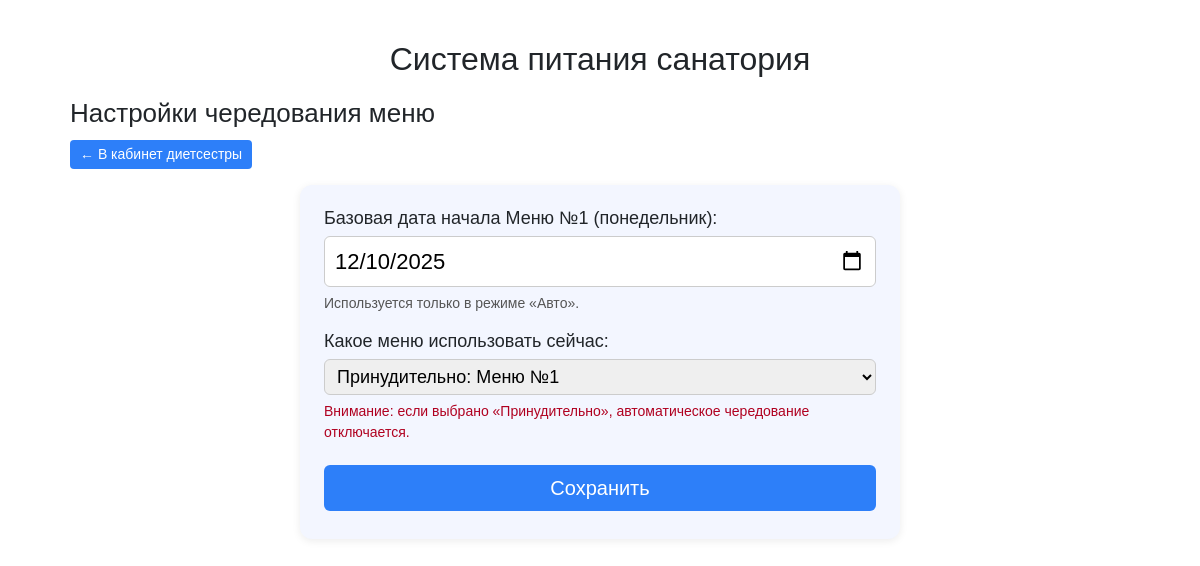
The page /diet/menu-settings/ (signed in) on the database as committed earlier.
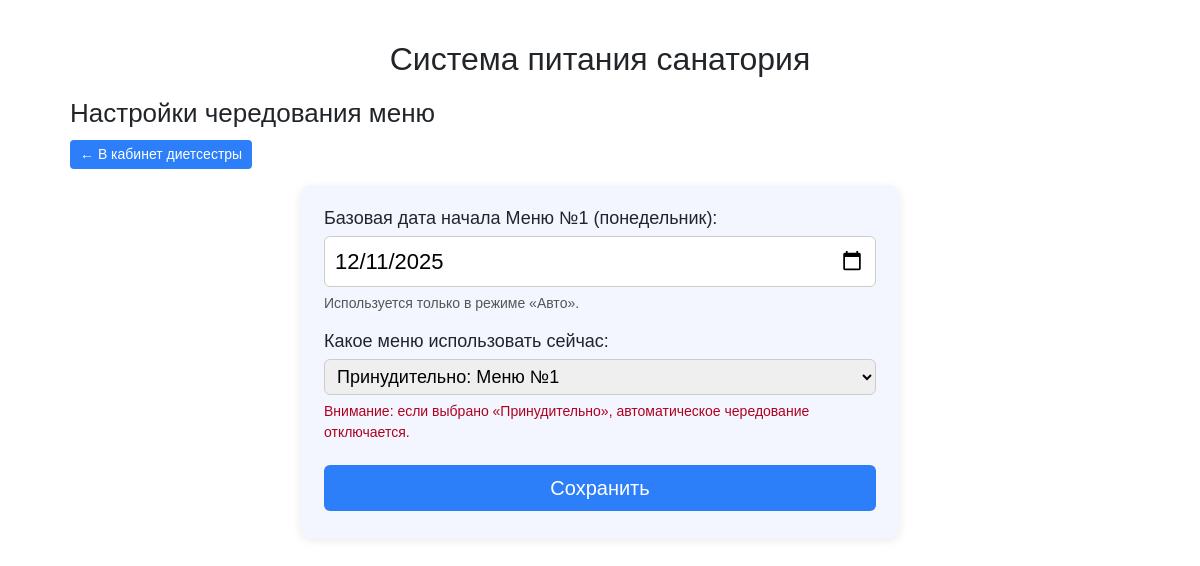
The same page on the database as committed later.
### dining/models.py (models this page shows, shortened)
class MenuRotationConfig(models.Model):
    base_date = models.DateField(
        default=date(2025, 12, 8),
        verbose_name="Базовая дата начала Меню №1 (понедельник)",
    )
    forced_cycle = models.ForeignKey(
        "MenuCycle",
        null=True,
        blank=True,
        on_delete=models.SET_NULL,
        verbose_name="Принудительно использовать меню",
        help_text="Если не задано — используется автоматическое чередование.",
    )
    updated_at = models.DateTimeField(auto_now=True)
    class Meta:
        verbose_name = "Настройка чередования меню"
        verbose_name_plural = "Настройки чередования меню"

### dining/views.py (the view, shortened to what this page needs)
# urls.py: path("diet/menu-settings/", views.menu_settings_view, name="menu_settings"),
@login_required
def menu_settings_view(request):
    cfg = get_menu_rotation_config()
    cycles = list(MenuCycle.objects.order_by("id"))
    return render(request, "dining/menu_settings.html", {
        "cfg": cfg,
        "cycles": cycles,
    })

### dining/views.py (called while the page is built)
def get_menu_rotation_config():
    cfg, _ = MenuRotationConfig.objects.get_or_create(id=1)
    return cfg

### templates/dining/menu_settings.html (shortened to what this page needs)
{% extends "base.html" %}
{% block content %}
<h2>Настройки чередования меню</h2>
<p>
  <a href="{% url 'diet_home' %}" class="btn-link">← В кабинет диетсестры</a>
</p>
<div class="menu-select-panel">
  <form method="post" class="menu-select-form">
    <div class="field-row">
      <label>Базовая дата начала Меню №1 (понедельник):</label>
      <input type="date" name="base_date" value="{{ cfg.base_date|date:'Y-m-d' }}">
      <div style="font-size:14px; color:#555; margin-top:6px;">
        Используется только в режиме «Авто».
      </div>
    </div>
    <div class="field-row">
      <label>Какое меню использовать сейчас:</label>
      <select name="forced_cycle">
        {% for c in cycles %}
          <option value="{{ c.id }}" {% if cfg.forced_cycle_id == c.id %}selected{% endif %}>
            Принудительно: {{ c.name }}
          </option>
        {% endfor %}
      </select>
      <div style="font-size:14px; color:#b00020; margin-top:6px;">
        Внимание: если выбрано «Принудительно», автоматическое чередование отключается.
      </div>
    </div>
    <button type="submit">Сохранить</button>
  </form>
</div>
{% endblock %}

Rows that differ between the two databases and show on the page:
changed MenuRotationConfig "Принудительно: Меню №1": base_date "12/10/2025" → "12/11/2025"
